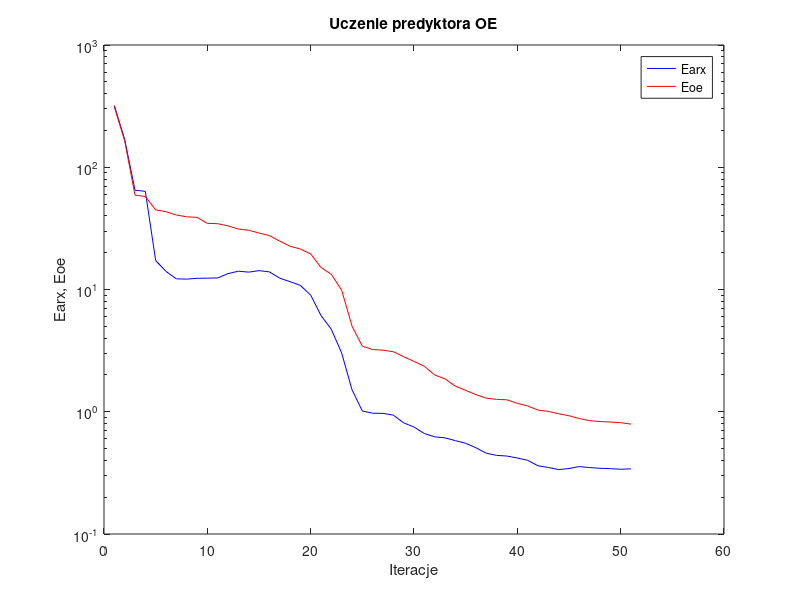
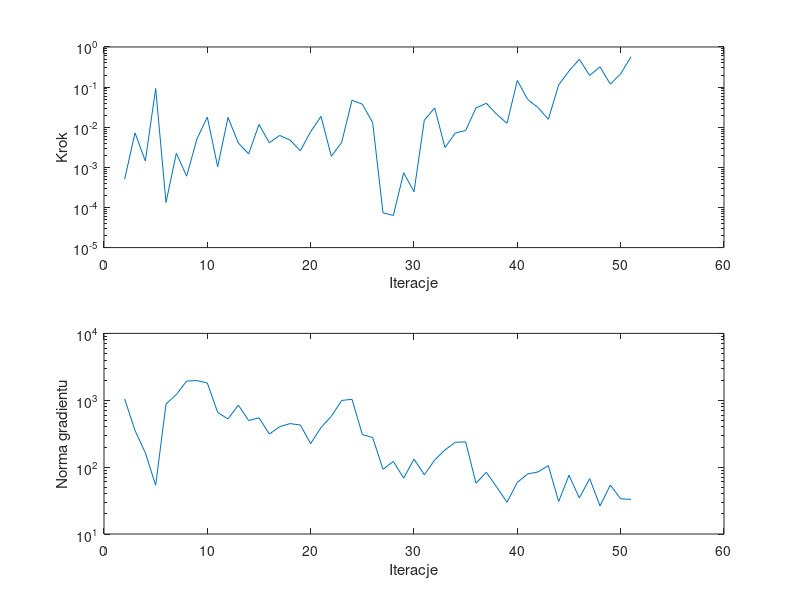

These charts were generated, in order, by the following MATLAB code:
%uczenie predyktora oe
clear all;
n=0; farx(n+1)=3.202426e+002; foe(n+1)=3.120537e+002; wspucz(n+1)=0.000000e+000; ng(n+1)=0.000000e+000;
%odnowa zmiennej metryki
n=1; farx(n+1)=1.687636e+002; foe(n+1)=1.647283e+002; krok(n+1)=5.080539e-004; ng(n+1)=1.043258e+003;
n=2; farx(n+1)=6.491284e+001; foe(n+1)=5.913999e+001; krok(n+1)=7.242402e-003; ng(n+1)=3.537957e+002;
n=3; farx(n+1)=6.351470e+001; foe(n+1)=5.766081e+001; krok(n+1)=1.441974e-003; ng(n+1)=1.639306e+002;
n=4; farx(n+1)=1.726060e+001; foe(n+1)=4.486490e+001; krok(n+1)=9.233170e-002; ng(n+1)=5.358130e+001;
n=5; farx(n+1)=1.405667e+001; foe(n+1)=4.330402e+001; krok(n+1)=1.337213e-004; ng(n+1)=8.794601e+002;
n=6; farx(n+1)=1.222864e+001; foe(n+1)=4.068264e+001; krok(n+1)=2.241713e-003; ng(n+1)=1.218591e+003;
n=7; farx(n+1)=1.215606e+001; foe(n+1)=3.933169e+001; krok(n+1)=6.037139e-004; ng(n+1)=1.937512e+003;
n=8; farx(n+1)=1.235270e+001; foe(n+1)=3.889972e+001; krok(n+1)=5.139053e-003; ng(n+1)=1.969602e+003;
n=9; farx(n+1)=1.237955e+001; foe(n+1)=3.475627e+001; krok(n+1)=1.785641e-002; ng(n+1)=1.812646e+003;
n=10; farx(n+1)=1.243156e+001; foe(n+1)=3.455677e+001; krok(n+1)=1.037622e-003; ng(n+1)=6.562913e+002;
n=11; farx(n+1)=1.348777e+001; foe(n+1)=3.313440e+001; krok(n+1)=1.761298e-002; ng(n+1)=5.261119e+002;
n=12; farx(n+1)=1.411503e+001; foe(n+1)=3.121091e+001; krok(n+1)=4.040200e-003; ng(n+1)=8.469864e+002;
n=13; farx(n+1)=1.387103e+001; foe(n+1)=3.052932e+001; krok(n+1)=2.170640e-003; ng(n+1)=4.980306e+002;
n=14; farx(n+1)=1.426261e+001; foe(n+1)=2.897531e+001; krok(n+1)=1.171709e-002; ng(n+1)=5.476627e+002;
n=15; farx(n+1)=1.394965e+001; foe(n+1)=2.760322e+001; krok(n+1)=4.090464e-003; ng(n+1)=3.117564e+002;
n=16; farx(n+1)=1.238322e+001; foe(n+1)=2.488873e+001; krok(n+1)=6.244283e-003; ng(n+1)=4.030600e+002;
n=17; farx(n+1)=1.159079e+001; foe(n+1)=2.259414e+001; krok(n+1)=4.790962e-003; ng(n+1)=4.475191e+002;
n=18; farx(n+1)=1.080139e+001; foe(n+1)=2.142695e+001; krok(n+1)=2.600344e-003; ng(n+1)=4.264731e+002;
n=19; farx(n+1)=9.003204e+000; foe(n+1)=1.954859e+001; krok(n+1)=7.737158e-003; ng(n+1)=2.246480e+002;
n=20; farx(n+1)=6.124532e+000; foe(n+1)=1.515902e+001; krok(n+1)=1.865725e-002; ng(n+1)=3.913618e+002;
n=21; farx(n+1)=4.722548e+000; foe(n+1)=1.330128e+001; krok(n+1)=1.889294e-003; ng(n+1)=5.755809e+002;
n=22; farx(n+1)=3.021330e+000; foe(n+1)=9.869770e+000; krok(n+1)=4.187528e-003; ng(n+1)=9.941462e+002;
n=23; farx(n+1)=1.515021e+000; foe(n+1)=5.021745e+000; krok(n+1)=4.715694e-002; ng(n+1)=1.032974e+003;
n=24; farx(n+1)=1.013962e+000; foe(n+1)=3.439119e+000; krok(n+1)=3.754388e-002; ng(n+1)=3.076401e+002;
n=25; farx(n+1)=9.728763e-001; foe(n+1)=3.227249e+000; krok(n+1)=1.303720e-002; ng(n+1)=2.765598e+002;
%odnowa zmiennej metryki
n=26; farx(n+1)=9.698143e-001; foe(n+1)=3.190047e+000; krok(n+1)=7.357142e-005; ng(n+1)=9.286349e+001;
n=27; farx(n+1)=9.385102e-001; foe(n+1)=3.096346e+000; krok(n+1)=6.334609e-005; ng(n+1)=1.218322e+002;
n=28; farx(n+1)=8.107636e-001; foe(n+1)=2.819728e+000; krok(n+1)=7.323184e-004; ng(n+1)=6.853643e+001;
n=29; farx(n+1)=7.502067e-001; foe(n+1)=2.581898e+000; krok(n+1)=2.463545e-004; ng(n+1)=1.317621e+002;
n=30; farx(n+1)=6.637385e-001; foe(n+1)=2.355929e+000; krok(n+1)=1.499359e-002; ng(n+1)=7.691462e+001;
n=31; farx(n+1)=6.234338e-001; foe(n+1)=1.999937e+000; krok(n+1)=3.034235e-002; ng(n+1)=1.277263e+002;
n=32; farx(n+1)=6.116001e-001; foe(n+1)=1.856659e+000; krok(n+1)=3.113587e-003; ng(n+1)=1.809754e+002;
n=33; farx(n+1)=5.802846e-001; foe(n+1)=1.619982e+000; krok(n+1)=7.191611e-003; ng(n+1)=2.354798e+002;
n=34; farx(n+1)=5.519364e-001; foe(n+1)=1.495738e+000; krok(n+1)=8.300976e-003; ng(n+1)=2.381902e+002;
n=35; farx(n+1)=5.071449e-001; foe(n+1)=1.379567e+000; krok(n+1)=3.012318e-002; ng(n+1)=5.744845e+001;
n=36; farx(n+1)=4.578232e-001; foe(n+1)=1.291669e+000; krok(n+1)=3.961637e-002; ng(n+1)=8.386532e+001;
n=37; farx(n+1)=4.397514e-001; foe(n+1)=1.262313e+000; krok(n+1)=2.097129e-002; ng(n+1)=5.051934e+001;
n=38; farx(n+1)=4.342738e-001; foe(n+1)=1.252101e+000; krok(n+1)=1.251065e-002; ng(n+1)=2.983256e+001;
n=39; farx(n+1)=4.185107e-001; foe(n+1)=1.172750e+000; krok(n+1)=1.464036e-001; ng(n+1)=5.918074e+001;
n=40; farx(n+1)=4.007824e-001; foe(n+1)=1.115539e+000; krok(n+1)=4.895097e-002; ng(n+1)=7.905751e+001;
n=41; farx(n+1)=3.614407e-001; foe(n+1)=1.031144e+000; krok(n+1)=3.095635e-002; ng(n+1)=8.478508e+001;
n=42; farx(n+1)=3.501816e-001; foe(n+1)=1.007430e+000; krok(n+1)=1.576669e-002; ng(n+1)=1.052152e+002;
n=43; farx(n+1)=3.363743e-001; foe(n+1)=9.634737e-001; krok(n+1)=1.134226e-001; ng(n+1)=3.059343e+001;
n=44; farx(n+1)=3.433668e-001; foe(n+1)=9.275894e-001; krok(n+1)=2.515310e-001; ng(n+1)=7.560086e+001;
n=45; farx(n+1)=3.561872e-001; foe(n+1)=8.793507e-001; krok(n+1)=4.930774e-001; ng(n+1)=3.456673e+001;
n=46; farx(n+1)=3.493238e-001; foe(n+1)=8.455797e-001; krok(n+1)=1.951976e-001; ng(n+1)=6.734057e+001;
n=47; farx(n+1)=3.448476e-001; foe(n+1)=8.314676e-001; krok(n+1)=3.202323e-001; ng(n+1)=2.639489e+001;
n=48; farx(n+1)=3.423235e-001; foe(n+1)=8.243286e-001; krok(n+1)=1.183650e-001; ng(n+1)=5.395447e+001;
n=49; farx(n+1)=3.386567e-001; foe(n+1)=8.145104e-001; krok(n+1)=2.143812e-001; ng(n+1)=3.353530e+001;
n=50; farx(n+1)=3.411811e-001; foe(n+1)=7.920805e-001; krok(n+1)=5.714050e-001; ng(n+1)=3.292452e+001;

figure; semilogy(farx,'b'); hold on; semilogy(foe,'r'); xlabel('Iteracje'); ylabel('Earx, Eoe'); legend('Earx','Eoe'); title('Uczenie predyktora OE');
figure; subplot(2,1,1); semilogy(krok); xlabel('Iteracje'); ylabel('Krok');
subplot(2,1,2); semilogy(ng); xlabel('Iteracje'); ylabel('Norma gradientu');
Earx=farx(n+1)
Eoe=foe(n+1)
